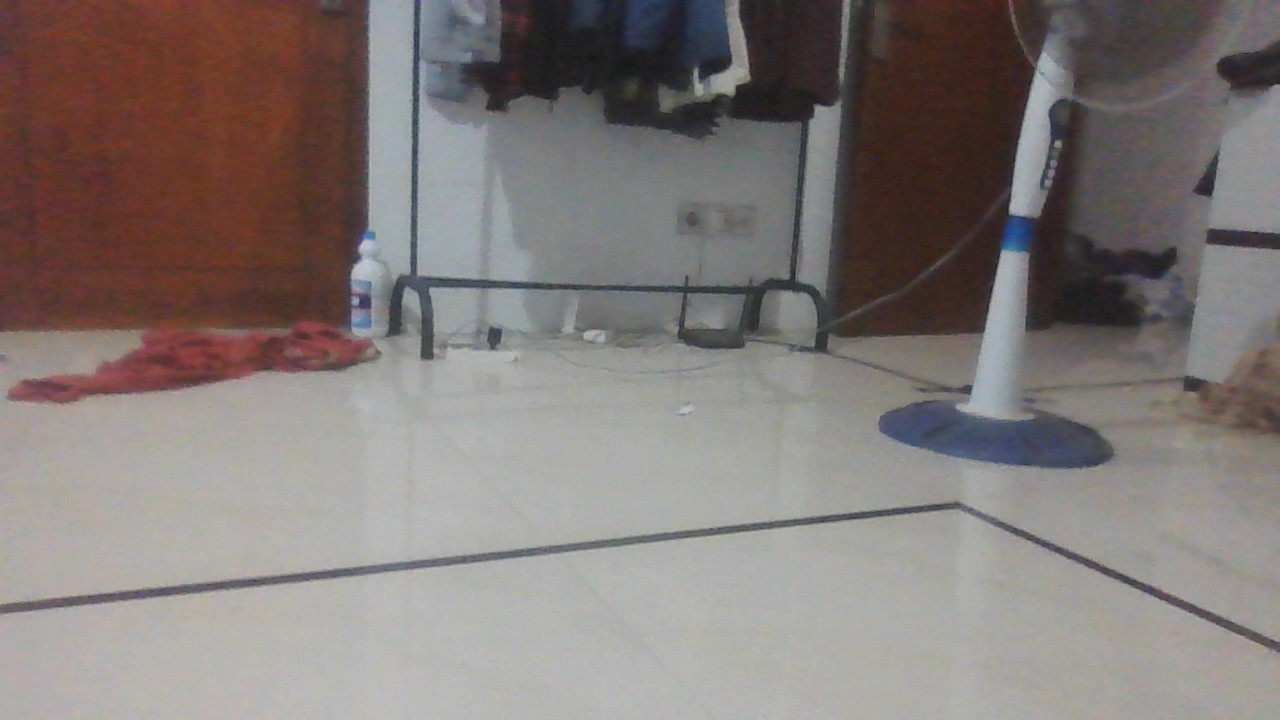
#> input picture Line Detection For Sumo Robot/WIN_20250612_17_41_43_Pro.jpg, 1280 x 720 px, given in place of the camera
$ python line_detection_with_alert.py
#> lines starting #> are read from the running program, lines starting #| are printed output that depends on the picture; after the words box and inside, x2 and y2 are one past the last pixel; in counts of white or black regions, pixels touching at a corner belong together
import cv2
import numpy as np
import math
import winsound

def calculate_angle(x1, y1, x2, y2):
    return math.degrees(math.atan2(y2 - y1, x2 - x1))

def get_line_intersection(p1, p2, p3, p4):
    a1 = p2[1] - p1[1]
    b1 = p1[0] - p2[0]
    c1 = a1 * p1[0] + b1 * p1[1]

    a2 = p4[1] - p3[1]
    b2 = p3[0] - p4[0]
    c2 = a2 * p3[0] + b2 * p3[1]

    det = a1 * b2 - a2 * b1
    if det == 0:
        return None
    else:
        x = (b2 * c1 - b1 * c2) / det
        y = (a1 * c2 - a2 * c1) / det
        return int(x), int(y)

def angle_between_lines(line1, line2):
    x1, y1, x2, y2 = line1
    x3, y3, x4, y4 = line2

    v1 = np.array([x2 - x1, y2 - y1])
    v2 = np.array([x4 - x3, y4 - y3])

    v1_norm = v1 / np.linalg.norm(v1)
    v2_norm = v2 / np.linalg.norm(v2)

    dot = np.clip(np.dot(v1_norm, v2_norm), -1.0, 1.0)
    angle_rad = np.arccos(dot)
    return math.degrees(angle_rad)

cap = cv2.VideoCapture(0)
scale_cm_per_pixel = 100 / 480
batas_jarak_cm = 30

while True:
    ret, frame = cap.read()
#> frame is the input picture: shape (720, 1280, 3); mean B, G, R 119.4, 121.8, 130.1
    if not ret:
        break

    frame = cv2.resize(frame, (640, 480))
#> frame: shape (480, 640, 3)
    height, width = frame.shape[:2]
#> height = 480; width = 640

    gray = cv2.cvtColor(frame, cv2.COLOR_BGR2GRAY)
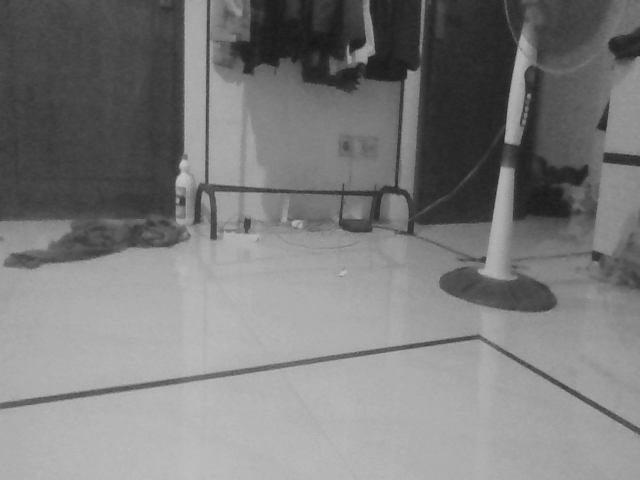
#> gray: shape (480, 640); min 23, max 197, mean 124
    clahe = cv2.createCLAHE(clipLimit=2.0, tileGridSize=(8, 8))
    contrast = clahe.apply(gray)
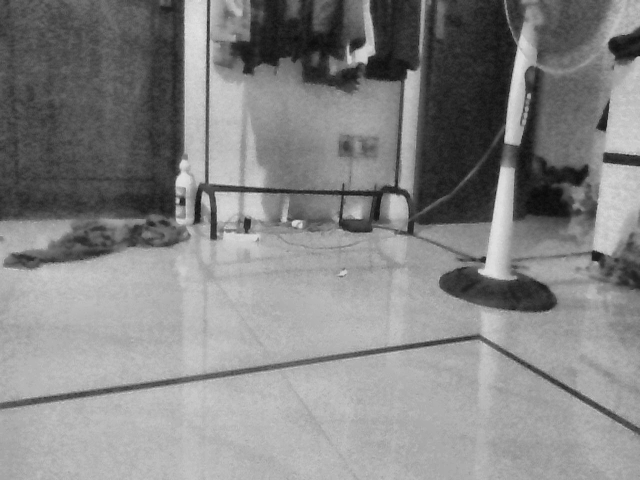
#> contrast: shape (480, 640); min 11, max 228, mean 133
    blur = cv2.GaussianBlur(contrast, (5, 5), 0)
    edges = cv2.Canny(blur, 50, 150)
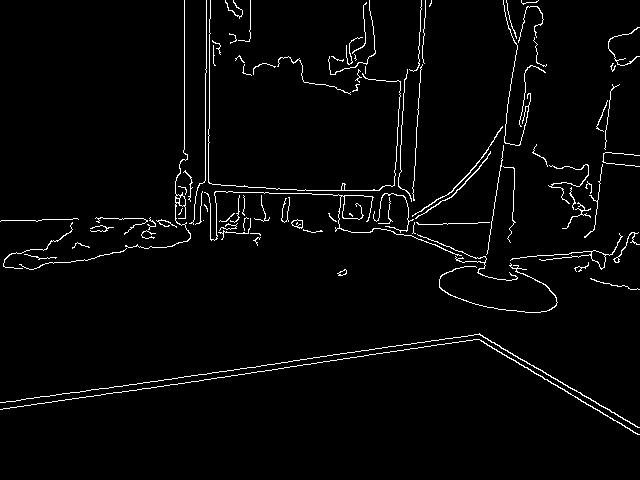
#> edges: shape (480, 640); 2.8% white in thin lines or dots

    lines = cv2.HoughLinesP(edges, 1, np.pi / 180, threshold=80, minLineLength=50, maxLineGap=10)
#> lines = 26 rows, first 6: [0, 402, 381, 348], [471, 335, 637, 434], [184, 159, 184, 0], [479, 334, 634, 424], [58, 400, 316, 363], [215, 191, 289, 193]

    alarm_triggered = False
    valid_lines = []
    garis_terdekat_cm = None

    # 🚨 Jika tidak ada garis terdeteksi, aktifkan alarm
    if lines is None:
        alarm_triggered = True
        cv2.putText(frame, "WARNING: TIDAK ADA GARIS TERDETEKSI!", (30, 50),
                    cv2.FONT_HERSHEY_SIMPLEX, 0.7, (0, 0, 255), 2)
    else:
        for i, line in enumerate(lines):
            x1, y1, x2, y2 = line[0]
            angle = abs(calculate_angle(x1, y1, x2, y2))

            roi = gray[min(y1, y2):max(y1, y2)+1, min(x1, x2):max(x1, x2)+1]
            if roi.size == 0:
                continue
            avg_brightness = np.mean(roi)

            if avg_brightness < 100:
                garis_y = (y1 + y2) // 2
                jarak_pixel = height - garis_y
                jarak_cm = jarak_pixel * scale_cm_per_pixel

                if garis_terdekat_cm is None or jarak_cm < garis_terdekat_cm:
                    garis_terdekat_cm = jarak_cm

                if jarak_cm < batas_jarak_cm:
                    alarm_triggered = True
                    cv2.putText(frame, "WARNING: GARIS DEKAT!", (50, 50),
                                cv2.FONT_HERSHEY_SIMPLEX, 0.8, (0, 0, 255), 3)

                color = (0, 255, 0)
                cv2.line(frame, (x1, y1), (x2, y2), color, 2)
                cv2.putText(frame, f"{int(jarak_cm)} cm", (x1, y1 - 25),
                            cv2.FONT_HERSHEY_SIMPLEX, 0.5, (0, 255, 255), 2)
                cv2.putText(frame, f"{int(angle)} deg", (x1, y1 - 10),
                            cv2.FONT_HERSHEY_SIMPLEX, 0.4, (255, 255, 255), 1)

                valid_lines.append(((x1, y1, x2, y2), angle))
#> this loop made 26 passes
#> (x1, y1, x2, y2, angle, avg_brightness, garis_y, jarak_pixel) on passes 7, 21: (95, 218, 150, 217, 1.04, 80.74, 217, 263), (407, 225, 489, 222, 2.1, 82.7, 223, 257)
#> (x1, y1, x2, y2, angle, avg_brightness, garis_y, jarak_pixel) on passes 17, 22, 23: (412, 193, 425, 6, 86.02, 76.15, 99, 381), (332, 219, 388, 217, 2.05, 95.65, 218, 262), (301, 193, 389, 197, 2.6, 88.92, 195, 285)
#> pass 2, `roi = gray[min(y1, y2):max(y1, y2)+1, min(x1, x2):max(x1, x2)+1]`:
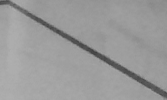
#> roi: shape (100, 167); min 65, max 175, mean 154.2
#> after the loop:
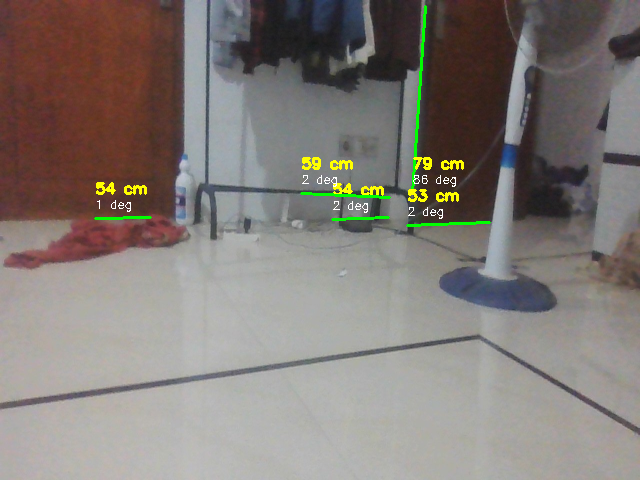
#> frame: shape (480, 640, 3); mean B, G, R 118.9, 123.7, 130.7
#> after the loop:
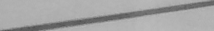
#> roi: shape (31, 214); min 80, max 186, mean 164.1
#> after the loop, garis_terdekat_cm = 53.54; valid_lines = [((95, 218, 150, 217), 1.04), ((412, 193, 425, 6), 86.02), ((407, 225, 489, 222), 2.1), ((332, 219, 388, 217), 2.05), ((301, 193, 389, 197), 2.6)]

        for i in range(len(valid_lines)):
            for j in range(i + 1, len(valid_lines)):
                line1 = valid_lines[i][0]
                line2 = valid_lines[j][0]
                angle_diff = angle_between_lines(line1, line2)
                if 80 <= angle_diff <= 100:
                    x1, y1, x2, y2 = line1
                    x3, y3, x4, y4 = line2
                    titik_potong = get_line_intersection((x1, y1), (x2, y2), (x3, y3), (x4, y4))
                    if titik_potong:
                        cv2.circle(frame, titik_potong, 6, (0, 0, 255), -1)
                        cv2.putText(frame, "Tegak Lurus", (titik_potong[0]+5, titik_potong[1]-5),
                                    cv2.FONT_HERSHEY_SIMPLEX, 0.5, (0, 0, 255), 1)
#> this loop made 5 passes
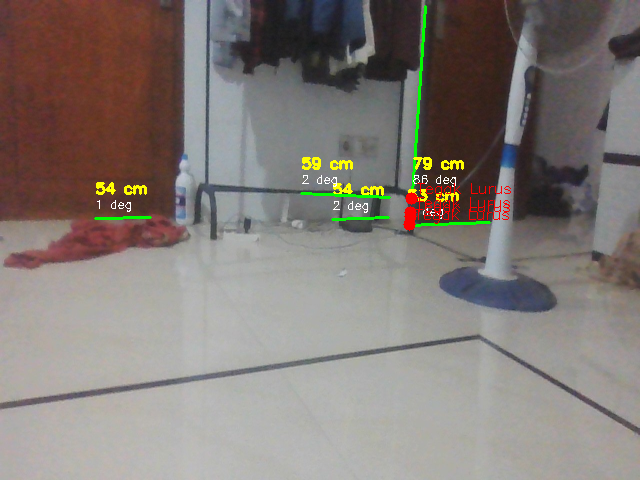
#> frame: shape (480, 640, 3); 0.36% of pixels changed, all inside (x1, y1, x2, y2) = (403, 183, 511, 231)

    if alarm_triggered:
        winsound.Beep(1000, 200)

    cv2.imshow('Deteksi Garis dan Tegak Lurus', frame)
    cv2.imshow('Edges', edges)

    if cv2.waitKey(1) & 0xFF == ord('q'):
#> (key q is pressed here)
        break

cap.release()
cv2.destroyAllWindows()
